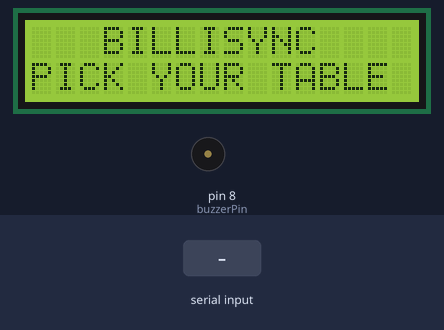
Simulated run of this sketch. Board: Arduino Uno, built with avr-gcc and run on an emulated ATmega328P. Parts: 16×2 character LCD, buzzer (waves = sounding). The inputs (shaded band) are chosen by the test bench. What the sketch prints to the serial monitor is not drawn.

Above: at 1.2 s.
1.3 s: "BUZZ\n" received over Serial
At 3.6 s:
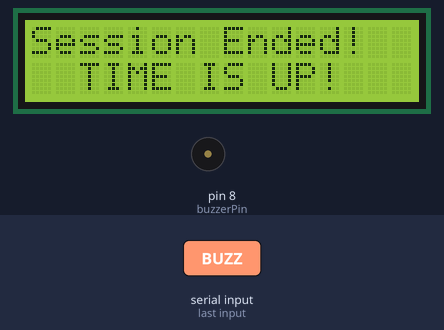
4.2 s: "TABLE:\n" received over Serial
At 6.4 s:
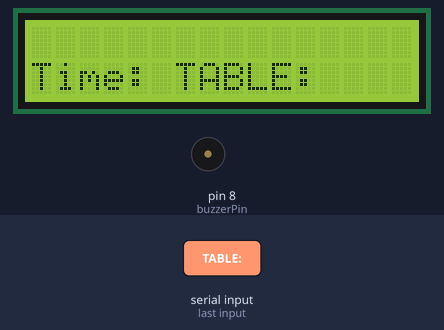
Timing chart, 0 to 7.9 s (numbered marks = the images above; inputs shaded):
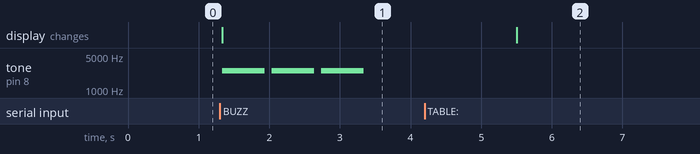

Measured:
- after the input at 1.3 s, tone on pin 8 (buzzerPin): alternates 2500 Hz for 0.60 s and silent for 0.10 s, starting at once; the display: changes at once (image 1)
- after the input at 4.2 s, the display: changes after 1.3 s (image 2)

The sketch:

billisync_arduino.ino
```cpp
#include <Wire.h>
#include <LiquidCrystal_I2C.h>

LiquidCrystal_I2C lcd(0x27, 16, 2);
const int buzzerPin = 8;

String inputBuffer = "";
String lastRow1    = "";
String lastRow2    = "";
bool   isBuzzing   = false;

void setup() {
  pinMode(buzzerPin, OUTPUT);
  Serial.begin(9600);
  Serial.setTimeout(50);
  lcd.init();
  lcd.backlight();
  lcdWrite("   BILLISYNC   ", "PICK YOUR TABLE  ");
  Serial.println("READY");
}

void loop() {
  while (Serial.available() > 0) {
    char c = Serial.read();
    if (c == '\n') {
      inputBuffer.trim();
      processMessage(inputBuffer);
      inputBuffer = "";
    } else {
      inputBuffer += c;
    }
  }
}

void lcdWrite(String row1, String row2) {
  while (row1.length() < 16) row1 += " ";
  while (row2.length() < 16) row2 += " ";
  row1 = row1.substring(0, 16);
  row2 = row2.substring(0, 16);
  if (row1 != lastRow1) { lcd.setCursor(0, 0); lcd.print(row1); lastRow1 = row1; }
  if (row2 != lastRow2) { lcd.setCursor(0, 1); lcd.print(row2); lastRow2 = row2; }
}

void processMessage(String msg) {
  if (msg.length() == 0) return;

  if (msg == "IDLE") {
    if (!isBuzzing) lcdWrite("   BILLISYNC   ", "PICK YOUR TABLE  ");

  } else if (msg == "BUZZ") {
    if (isBuzzing) return;
    isBuzzing = true;
    buzz();
    isBuzzing = false;
    lastRow1 = ""; lastRow2 = "";
    lcdWrite("   BILLISYNC   ", "PICK YOUR TABLE");

  } else if (msg.startsWith("TABLE:")) {
    if (isBuzzing) return;
    // FORMAT: TABLE:Table 1:00:50
    int first  = msg.indexOf(':');
    int second = msg.indexOf(':', first + 1);
    String tableName = msg.substring(first + 1, second);
    String timeStr   = msg.substring(second + 1);
    lcdWrite(tableName, "Time: " + timeStr);
  }
}

void buzz() {
  lastRow1 = ""; lastRow2 = "";
  lcdWrite("Session Ended!", "  TIME IS UP! ");
  tone(buzzerPin, 2500, 600); delay(700);
  tone(buzzerPin, 2500, 600); delay(700);
  tone(buzzerPin, 2500, 600); delay(700);
  delay(2000);
}
```
